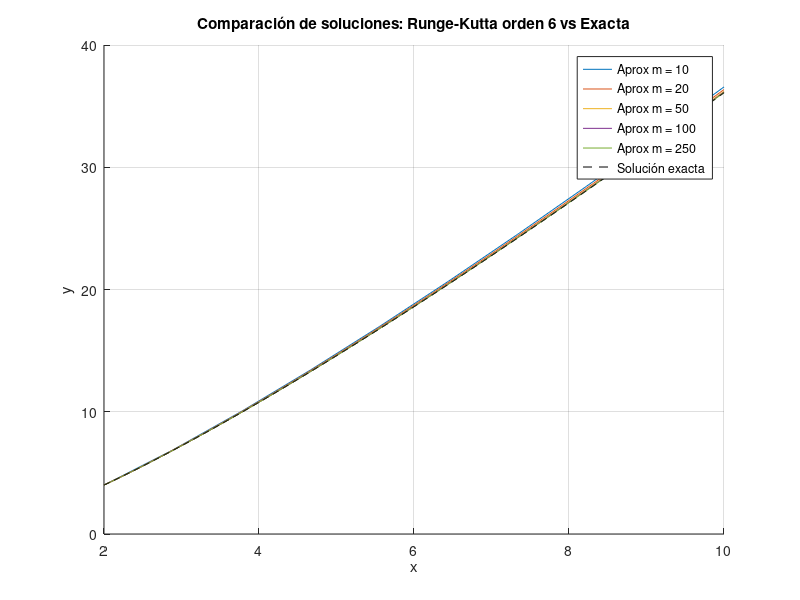

Write the MATLAB code that produced this figure.
function script_principal()
    intervalos = [2 10];
    m_vals = [10 20 50 100 250];
    y0 = 4;

    figure;
    hold on;
    colors = lines(length(m_vals));

    for i = 1:length(m_vals)
        m = m_vals(i);
        [x, y] = runge_kutta_6(intervalos(1), intervalos(2), y0, m);
        plot(x, y, 'Color', colors(i,:), 'DisplayName', ["Aprox m = " num2str(m)]);
    end

    x_exact = linspace(intervalos(1), intervalos(2), 1000);
    y_exact = x_exact .* log(x_exact / 2) + 2 * x_exact;
    plot(x_exact, y_exact, 'k--', 'DisplayName', 'Solución exacta');

    xlabel('x');
    ylabel('y');
    title('Comparación de soluciones: Runge-Kutta orden 6 vs Exacta');
    legend show;
    grid on;
    hold off;
end

function [x, y] = runge_kutta_6(a, b, y0, m)
    h = (b - a) / (m - 1);
    x = linspace(a, b, m);
    y = zeros(1, m);
    y(1) = y0;

    f = @(x, y) (x + y) / x;

    for i = 1:m-1
        k1 = h * f(x(i), y(i));
        k2 = h * f(x(i) + h/3, y(i) + k1/3);
        k3 = h * f(x(i) + 2*h/5, y(i) + (4*k1 + 6*k2)/25);
        k4 = h * f(x(i) + h, y(i) + (k1 - 12*k2 + 15*k3)/4);
        k5 = h * f(x(i) + 2*h/3, y(i) + (6*k1 + 90*k2 - 50*k3 + 8*k4)/81);
        k6 = h * f(x(i) + 4*h/5, y(i) + (6*k1 + 36*k2 + 10*k3 + 8*k4 + 7*k5)/75);

        y(i+1) = y(i) + (23*k1 + 125*k2 - 81*k5 + 125*k6) / 192;
    end
end

% Ejecutar automáticamente si se compila
script_principal();

